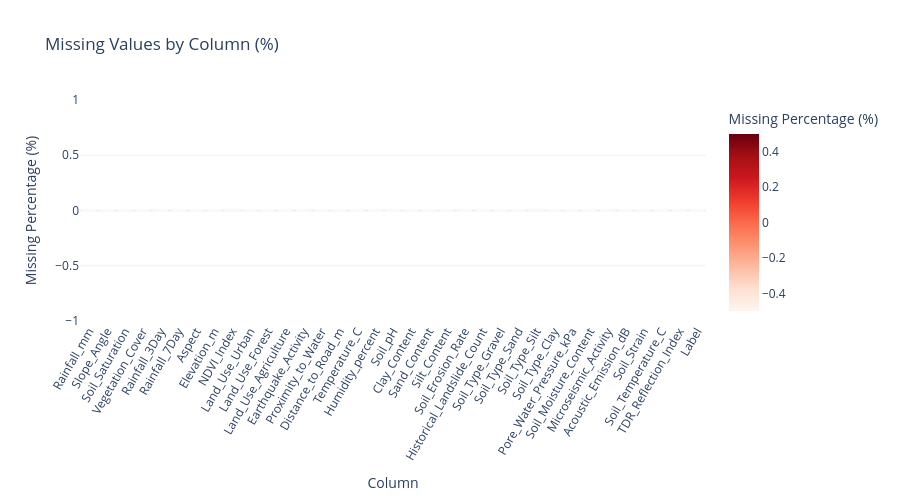

Source (notebook cell):
### Code cell
# Visualize missing values per column
fig = px.bar(
    missing_df.reset_index().rename(columns={"index": "Column"}),
    x="Column",
    y="Missing Percentage (%)",
    title="Missing Values by Column (%)",
    text="Missing Count",
    color="Missing Percentage (%)",
    color_continuous_scale="Reds"
)
fig.update_layout(xaxis_tickangle=-60, template="plotly_white", height=500)
fig.show()

### Figure 1 — Plotly figure (JSON) as saved in the notebook; plotly's stock layout.template omitted (floating-point values rounded to 4 significant figures)
{"data": [{"hovertemplate": "Column=%{x}<br>Missing Percentage (%)=%{marker.color}<br>Missing Count=%{text}<extra></extra>", "legendgroup": "", "marker": {"color": [0.0, 0.0, 0.0, 0.0, 0.0, 0.0, 0.0, 0.0, 0.0, 0.0, 0.0, 0.0, 0.0, 0.0, 0.0, 0.0, 0.0, 0.0, 0.0, 0.0, 0.0, 0.0, 0.0, 0.0, 0.0, 0.0, 0.0, 0.0, 0.0, 0.0, 0.0, 0.0, 0.0, 0.0, 0.0], "coloraxis": "coloraxis", "pattern": {"shape": ""}}, "name": "", "orientation": "v", "showlegend": false, "text": [0.0, 0.0, 0.0, 0.0, 0.0, 0.0, 0.0, 0.0, 0.0, 0.0, 0.0, 0.0, 0.0, 0.0, 0.0, 0.0, 0.0, 0.0, 0.0, 0.0, 0.0, 0.0, 0.0, 0.0, 0.0, 0.0, 0.0, 0.0, 0.0, 0.0, 0.0, 0.0, 0.0, 0.0, 0.0], "textposition": "auto", "type": "bar", "x": ["Rainfall_mm", "Slope_Angle", "Soil_Saturation", "Vegetation_Cover", "Rainfall_3Day", "Rainfall_7Day", "Aspect", "Elevation_m", "NDVI_Index", "Land_Use_Urban", "Land_Use_Forest", "Land_Use_Agriculture", "Earthquake_Activity", "Proximity_to_Water", "Distance_to_Road_m", "Temperature_C", "Humidity_percent", "Soil_pH", "Clay_Content", "Sand_Content", "Silt_Content", "Soil_Erosion_Rate", "Historical_Landslide_Count", "Soil_Type_Gravel", "Soil_Type_Sand", "Soil_Type_Silt", "Soil_Type_Clay", "Pore_Water_Pressure_kPa", "Soil_Moisture_Content", "Microseismic_Activity", "Acoustic_Emission_dB", "Soil_Strain", "Soil_Temperature_C", "TDR_Reflection_Index", "Label"], "xaxis": "x", "y": [0.0, 0.0, 0.0, 0.0, 0.0, 0.0, 0.0, 0.0, 0.0, 0.0, 0.0, 0.0, 0.0, 0.0, 0.0, 0.0, 0.0, 0.0, 0.0, 0.0, 0.0, 0.0, 0.0, 0.0, 0.0, 0.0, 0.0, 0.0, 0.0, 0.0, 0.0, 0.0, 0.0, 0.0, 0.0], "yaxis": "y"}], "layout": {"barmode": "relative", "coloraxis": {"autocolorscale": false, "colorbar": {"title": {"text": "Missing Percentage (%)"}}, "colorscale": [[0.0, "rgb(255,245,240)"], [0.125, "rgb(254,224,210)"], [0.25, "rgb(252,187,161)"], [0.375, "rgb(252,146,114)"], [0.5, "rgb(251,106,74)"], [0.625, "rgb(239,59,44)"], [0.75, "rgb(203,24,29)"], [0.875, "rgb(165,15,21)"], [1.0, "rgb(103,0,13)"]]}, "height": 500, "legend": {"tracegroupgap": 0}, "title": {"text": "Missing Values by Column (%)"}, "xaxis": {"anchor": "y", "domain": [0.0, 1.0], "tickangle": -60, "title": {"text": "Column"}}, "yaxis": {"anchor": "x", "domain": [0.0, 1.0], "title": {"text": "Missing Percentage (%)"}}}}
